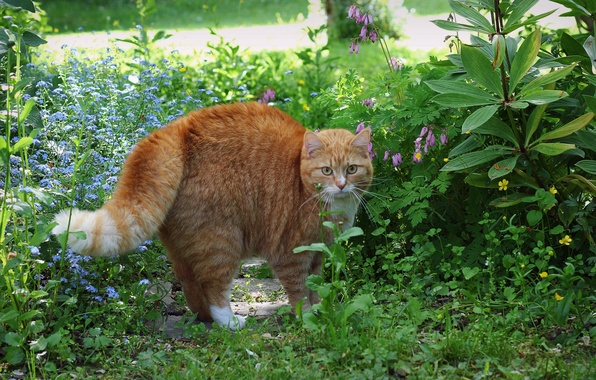
#> input picture OpenCV/find/1-1.jpg, 596 x 380 px
$ python find.py
#> lines starting #> are read from the running program, lines starting #| are printed output that depends on the picture; after the words box and inside, x2 and y2 are one past the last pixel; in counts of white or black regions, pixels touching at a corner belong together
#	https://arboook.com/kompyuternoe-zrenie/nahodim-tsvetnoj-predmet-v-kadre-s-pomoshhyu-opencv-3-python/
import cv2
import numpy as np

image = cv2.imread('1-1.jpg')
#> image is the input picture: shape (380, 596, 3); mean B, G, R 69.2, 112.2, 89.9
#---------------------------------------------------------------------------#
# ищем рыжого кота на зелёном фоне
low_red = (17,50,110)
high_red = (101,140,180)
# в итоге мы получили куб цветов, куда кроме нужных цветов попала куча фигни
only_cat = cv2.inRange(image, low_red, high_red)
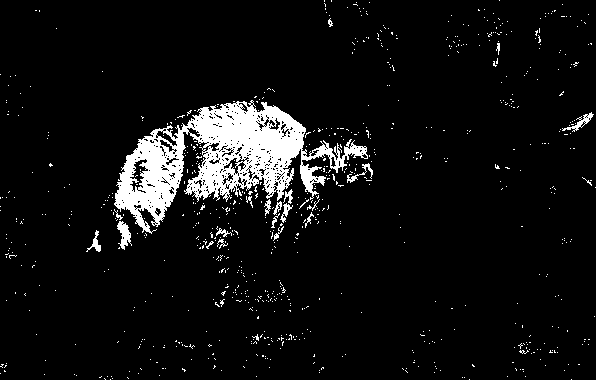
#> only_cat: shape (380, 596); 6.8% white; 778 white regions (758 under 20 px), largest, box (x1, y1, x2, y2) and area: (114, 100, 368, 234) 12527, (117, 221, 132, 250) 226, (562, 112, 594, 132) 161
# много шума, не весь цветовой диапозон
#---------------------------------------------------------------------------#
# исправляем ошибки первого варианта
# описание сие действия очень громозко см источник
cat_hsv = cv2.cvtColor(image, cv2.COLOR_BGR2HSV) #Преобразуем в HSV
#> cat_hsv: shape (380, 596, 3); mean H, S, V 49, 126.1, 117.9
cat_color_low = (7,40,60) #Данный цвет это темный ненасыщенный красный, близкий к бордовому
cat_color_high = (18,255,200) #Данный цвет это светлый насыщенный оранджевый
only_cat_hsv = cv2.inRange(cat_hsv, cat_color_low, cat_color_high)
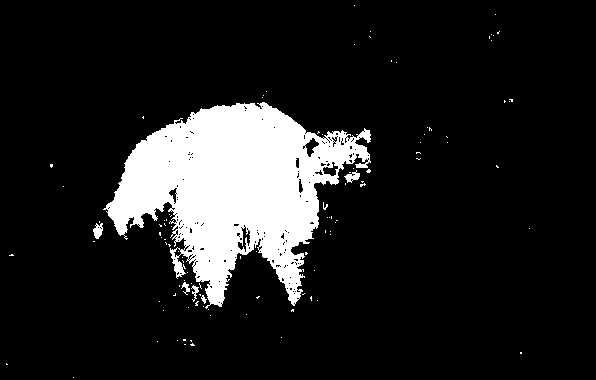
#> only_cat_hsv: shape (380, 596); 12.7% white; 106 white regions (100 under 20 px), largest, box (x1, y1, x2, y2) and area: (103, 102, 371, 309) 28080, (93, 223, 103, 239) 104, (344, 170, 360, 183) 102, (191, 285, 199, 302) 55, (181, 282, 190, 295) 51, (201, 295, 207, 304) 26
# теперь мы видим лапы и хвост)
#---------------------------------------------------------------------------#
moments = cv2.moments(only_cat_hsv, 1) # получим моменты
#> moments = moments, m00 28725, centre m10/m00, m01/m00 = (233.1, 188.7)
x_moment = moments['m01']
#> x_moment = 5419222
y_moment = moments['m10']
#> y_moment = 6696790
area = moments['m00']
#> area = 28725
x = int(x_moment / area) # Получим координаты x,y кота
#> x = 188
y = int(y_moment / area) # и выведем текст на изображение
#> y = 233
cv2.putText(image, "Cat!", (x,y), cv2.FONT_HERSHEY_SIMPLEX, 1, (255,255,255), 2)
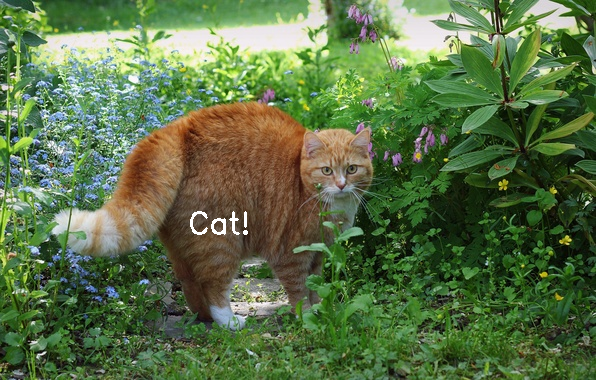
#> image: shape (380, 596, 3); 0.2% of pixels changed, all inside (x1, y1, x2, y2) = (190, 211, 248, 235)
#---------------------------------------------------------------------------#
cv2.imshow('only car', image)
cv2.waitKey(0)
